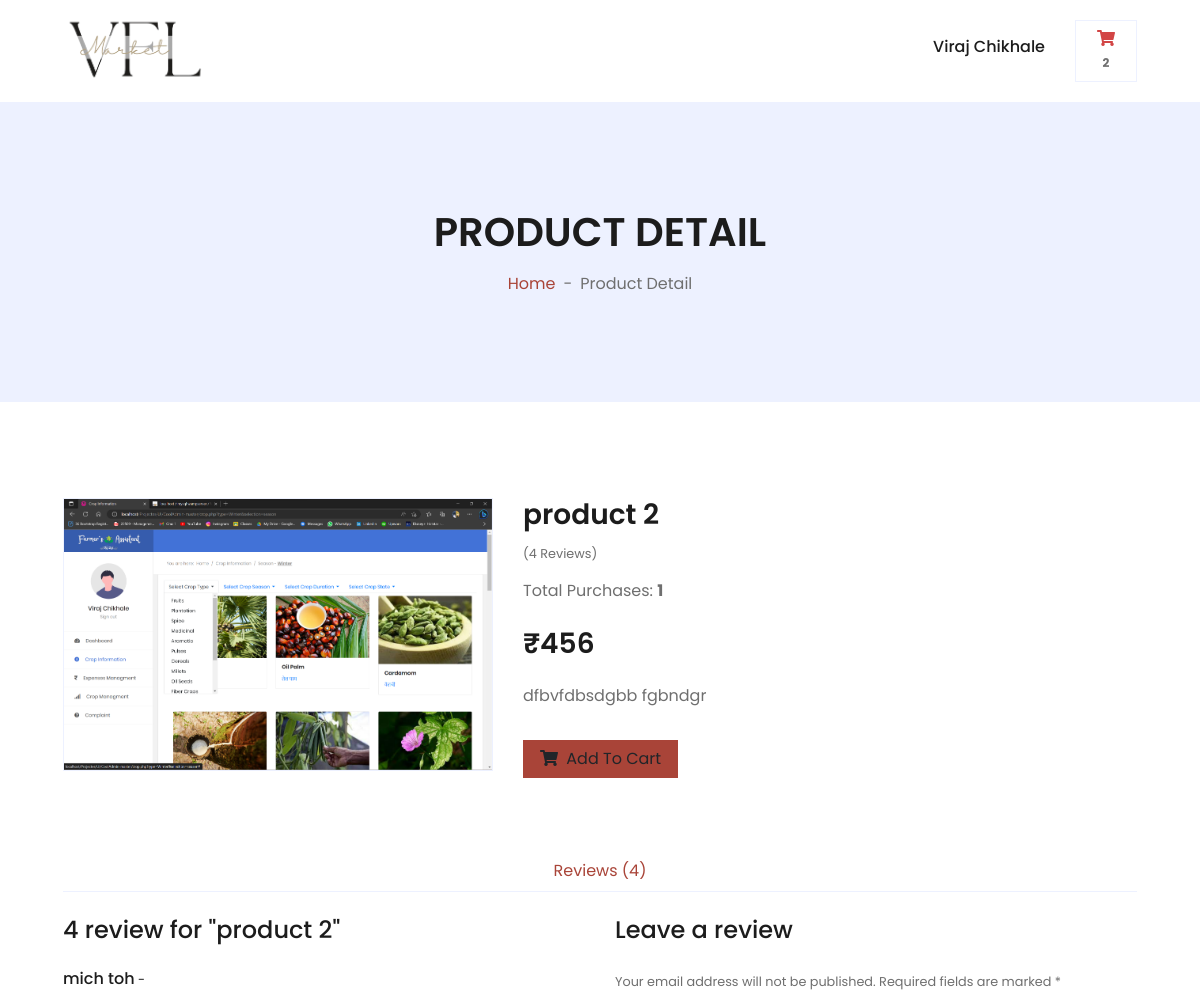
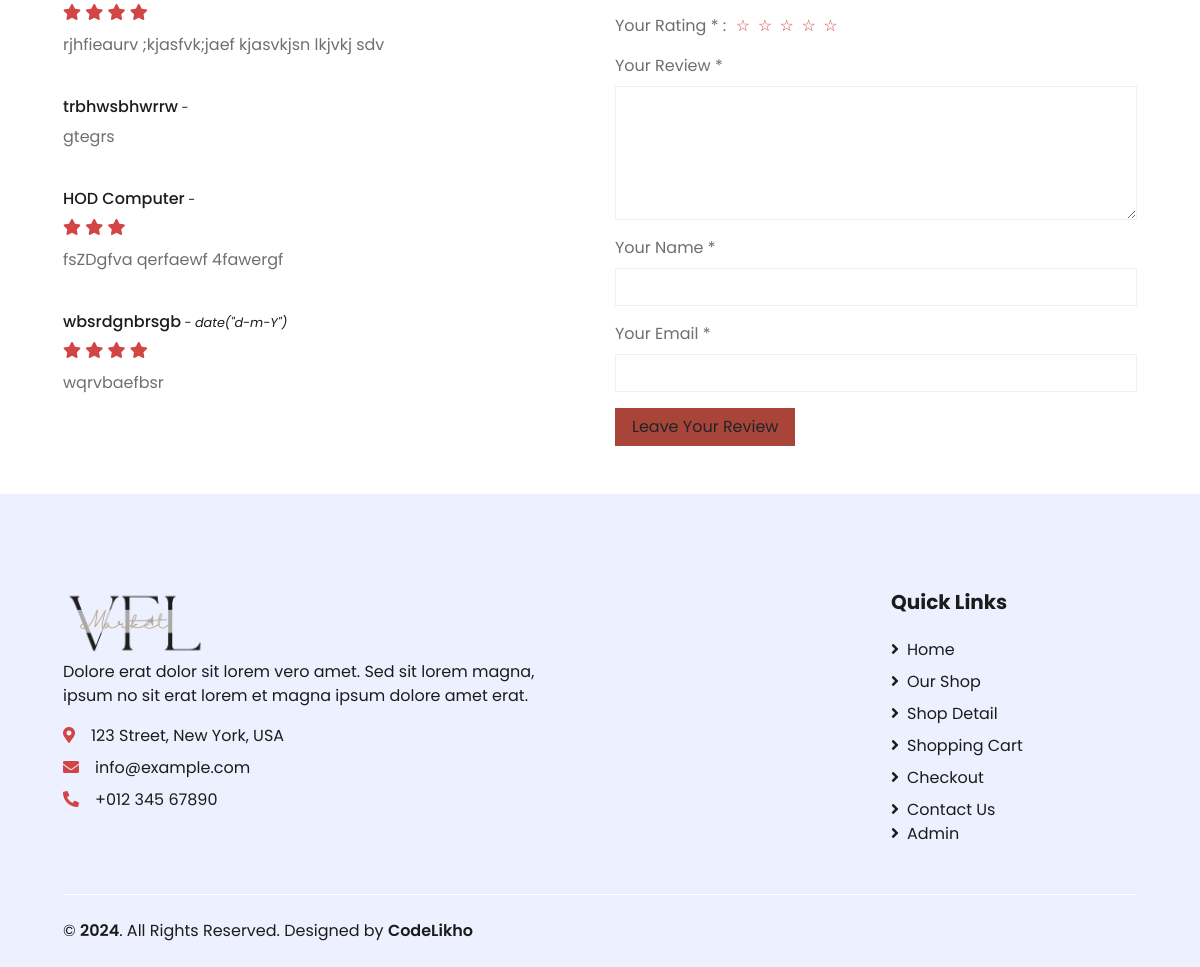
The page /ui/detail.php?product_id=35 (signed in) on the database its author committed (2 pictures, top to bottom).
### tables this page shows
CREATE TABLE IF NOT EXISTS `customer_reg` (
  `id` int(11) NOT NULL AUTO_INCREMENT,
  `fname` varchar(20) NOT NULL,
  `lname` varchar(20) NOT NULL,
  `email` varchar(30) NOT NULL,
  `phone` varchar(10) NOT NULL,
  `password` varchar(50) NOT NULL,
  PRIMARY KEY (`id`)
);

CREATE TABLE IF NOT EXISTS `products` (
  `id` int(11) NOT NULL AUTO_INCREMENT,
  `name` varchar(50) NOT NULL,
  `category` varchar(20) NOT NULL,
  `type` varchar(100) NOT NULL,
  `img` varchar(50) NOT NULL,
  `oprise` int(50) NOT NULL,
  `dprise` int(50) NOT NULL,
  `description` varchar(50) NOT NULL,
  `aid` varchar(50) NOT NULL,
  `quantity` varchar(50) NOT NULL,
  `sale` int(11) NOT NULL DEFAULT '0',
  PRIMARY KEY (`id`)
);

CREATE TABLE IF NOT EXISTS `review` (
  `id` int(11) NOT NULL AUTO_INCREMENT,
  `pid` int(11) NOT NULL,
  `name` varchar(30) NOT NULL,
  `email` varchar(20) NOT NULL,
  `review` varchar(200) NOT NULL,
  `rating` float NOT NULL,
  `date` varchar(20) NOT NULL,
  PRIMARY KEY (`id`)
);

### ui/detail.php (the view, shortened to what this page needs)
<!DOCTYPE html>
<html lang="en">
<?php
$sql = "select * from `customer_reg` where email='".$_SESSION["user"]."'";
$ur = mysql_fetch_array(mysql_query($sql));
$sql1 = "select * from `cart` where cid='".$ur['id']."'";
$result=mysql_query($sql1);
$cont=mysql_num_rows($result);
$product_id = $_GET['product_id'];
?>
<head>
    <link href="https://cdnjs.cloudflare.com/ajax/libs/font-awesome/5.10.0/css/all.min.css" rel="stylesheet">
    <link href="lib/owlcarousel/assets/owl.carousel.min.css" rel="stylesheet">
    <link href="css/style.css" rel="stylesheet">
<link rel="stylesheet" href="https://cdnjs.cloudflare.com/ajax/libs/font-awesome/5.15.4/css/all.min.css">
</head>
<body>
    <div class="container-fluid">
        <div class="row align-items-center py-3 px-xl-5">
            <div class="col-lg-3 d-none d-lg-block">
                <a href="" class="text-decoration-none">
                <img src="../images/logo/logo.png" alt="Cool Admin" height="70px"/></a>
            </div>
            <div class="col-lg-2 col-6 text-right">
                <h6><?php echo ucfirst($ur["fname"])." ".ucfirst($ur["lname"]);?></h6>
            </div>
            <div class="col-lg-1 col-6 text-right">
                <a href="cart.php" class="btn border">
                    <i class="fas fa-shopping-cart text-primary"></i>
                    <span class="badge"><?php echo $cont ?></span>
                </a>
            </div>
        </div>
    </div>
    <div class="container-fluid bg-secondary mb-5">
        <div class="d-flex flex-column align-items-center justify-content-center" style="min-height: 300px">
            <h1 class="font-weight-semi-bold text-uppercase mb-3">Product Detail</h1>
            <div class="d-inline-flex">
                <p class="m-0"><a href="">Home</a></p>
                <p class="m-0 px-2">-</p>
                <p class="m-0">Product Detail</p>
            </div>
        </div>
    </div>
    <div class="container-fluid py-5">
        <div class="row px-xl-5">
  <?php
$res = mysql_query("select * from products where id = '".$product_id."'");
$id = 1;
while($row = mysql_fetch_array($res))
{
    $count = mysql_query("select * from review where pid = '".$product_id."'");
?>
            <div class="col-lg-5 pb-5">
                <div id="product-carousel" class="carousel slide" data-ride="carousel">
                    <div class="carousel-inner border">
                        <div class="carousel-item active">
                            <img class="w-100 h-100" src="../images/products/<?php echo $row['img']; ?>" alt="Image">
                        </div>
                    </div>
                </div>
            </div>
            <div class="col-lg-7 pb-5">
                <h3 class="font-weight-semi-bold"><?php echo $row['name']; ?></h3>
                <div class="d-flex mb-3">
                    <small class="pt-1">(<?php echo mysql_num_rows($count);?> Reviews)</small>
                </div>
                <?php
                    $re = mysql_query("select * from products where id = '".$product_id."'");
                    while($ro = mysql_fetch_array($re))
                    {
                        $sale= $ro['sale'];
                    }
                ?>
                <p class="mb-4">Total Purchases: <b><?php echo $sale;?></b></p>
                <h3 class="font-weight-semi-bold mb-4">₹<?php echo $row['dprise']; ?></h3>
                <p class="mb-4"><?php echo $row['description']; ?></p>
                <div class="d-flex align-items-center mb-4 pt-2">
                    <button onclick=addtocart()  class="btn btn-primary px-3"><i class="fa fa-shopping-cart mr-1"></i> Add To Cart</button>
                </div>
            </div>
        </div>
        <div class="row px-xl-5">
            <div class="col">
                <div class="nav nav-tabs justify-content-center border-secondary mb-4">
                    <a class="nav-item nav-link" active data-toggle="tab" href="#tab-pane-3">Reviews (<?php echo mysql_num_rows($count);?>)</a>
                </div>
                <div class="tab-content">
                    <div class="tab-pane fade  show active" id="tab-pane-3">
                        <div class="row">
                            <div class="col-md-6">
                                <h4 class="mb-4"><?php echo mysql_num_rows($count);?>  review for "<?php echo $row['name']; ?>"</h4>
                                <?php
                                    $ress = mysql_query("select * from review where pid = '".$product_id."'");
                                    while($roww = mysql_fetch_array($ress))
                                    {
                                ?>
                                <div class="media mb-4">
                                    <div class="media-body">
                                        <h6><?php echo $roww['name']; ?><small> - <i><?php echo $roww['date']; ?></i></small></h6>
                                        <div class="text-primary mb-2">
                                            <?php
                                            for($i=0; $i<$roww["rating"]; $i++){?>
                                                <i class="fas fa-star"></i>
                                                <?php
                                            }?>
                                        </div>
                                        <p><?php echo $roww['review']; ?></p>
                                    </div>
                                </div>
                                <?php
                                    $id++; }
                                ?>
                            </div>
                            <div class="col-md-6">
                                <h4 class="mb-4">Leave a review</h4>
                                <small>Your email address will not be published. Required fields are marked *</small>
                                <div class="d-flex my-3">
                                    <p class="mb-0 mr-2">Your Rating * :</p>
                                    <div class="text-primary">
                                        <div class="rating">
                                            <span data-value="1">&#9734;</span>
                                            <span data-value="2">&#9734;</span>
                                            <span data-value="3">&#9734;</span>
                                            <span data-value="4">&#9734;</span>
                                            <span data-value="5">&#9734;</span>
                                        </div>
                                    </div>
                                </div>
                                    <div class="form-group">
                                        <label for="message">Your Review *</label>
                                        <textarea id="review" cols="30" rows="5" class="form-control"></textarea>
                                    </div>
                                    <div class="form-group">
                                        <label for="name">Your Name *</label>
                                        <input type="text" class="form-control" id="name">
                                    </div>
                                    <div class="form-group">
                                        <label for="email">Your Email *</label>
                                        <input type="email" class="form-control" id="email">
                                    </div>
                                    <div class="form-group mb-0">
                                        <button onclick=submit() class="btn btn-primary px-3">Leave Your Review</button>
                                    </div>
                            </div>
                        </div>
                    </div>
                </div>
            </div>
        </div>
    </div>
    <?php
$id++; }
?>
    <?php
        include ('footer.php');
        ?>
</body>
</html>

### ui/detail.php (style rules this page uses)
.rating { unicode-bidi: bidi-override; direction: rtl; text-align: center; }
.rating > span { display: inline-block; position: relative; width: 1.1em; }

### rows shown on the page
customer_reg: fname "Viraj", lname "Chikhale"
products: img (picture), name "product 2", mysql_num_rows($count) "4", sale "1", dprise "456", description "dfbvfdbsdgbb fgbndgr"
review: name "mich toh", rating 4 (drawn), review "rjhfieaurv ;kjasfvk;jaef kjasvkjsn lkjvkj sdv"
review: name "trbhwsbhwrrw", review "gtegrs"
review: name "HOD Computer", rating 3 (drawn), review "fsZDgfva qerfaewf 4fawergf"
review: name "wbsrdgnbrsgb", date "date(\"d-m-Y\")", rating 4 (drawn), review "wqrvbaefbsr"

### other values the page prints
$cont "2"
